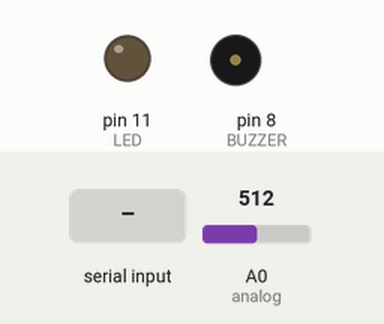
A sketch run on a simulated Arduino Uno, built with avr-gcc and run on an emulated ATmega328P. On the bench: output pins drawn as LEDs (lit = HIGH), buzzer (waves = sounding, pin HIGH). Inputs (shaded band) come from the test bench; at power-on: A0 (analog) = 512. What the sketch prints to the serial monitor is not drawn.

Above: at 1.2 s.
1.3 s: "1" received over Serial
At 2.1 s:
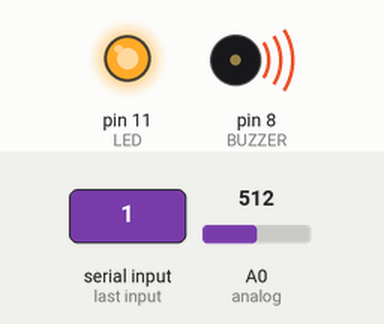
At 2.8 s:
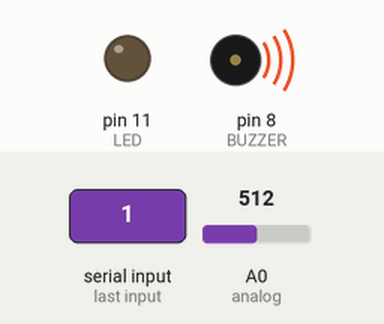
4.3 s: byte 0 (0) received over Serial
At 5.7 s:
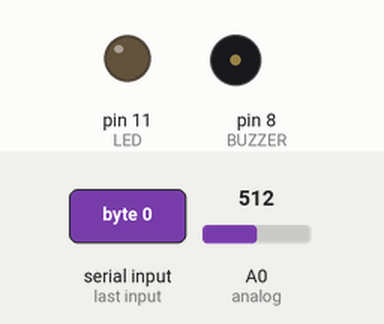
Timing chart, 0 to 7.3 s (numbered marks = the images above; inputs shaded):
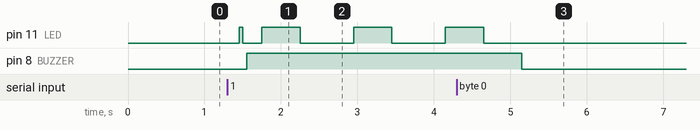

Measured:
- after the input at 1.3 s, pin 11 (LED): goes HIGH 0.05 s, LOW 0.25 s, HIGH 0.50 s, LOW 0.70 s, HIGH 0.50 s, LOW 0.70 s, then HIGH, starting after 0.15 s; pin 8 (BUZZER): LOW → HIGH after 0.25 s
- after the input at 4.3 s, pin 11 (LED): goes on until 4.7 s, then stays LOW; pin 8 (BUZZER): HIGH → LOW after 0.85 s

The sketch:

arduinoCode.ino
```cpp
/************************* define ******************************/
int LED = 11;       //set the led pin
int BUZZER = 8;     //set the buzzer pin

int analog = A0;    //set the analog pin for the temperature sensor
int vout = 0;       //variable to get the temperature from the sensor
int data;           //buffer to get the data from the software

int flag = 0;

/************************* setup ********************************
* This method always run immediately, whether or not the -------*
* fire exists. to receive a data from the hardware -------------*
* @param                                                        *
* @return                                                       *
****************************************************************/
void setup() {
  Serial.begin(9600);     //set the bautrate of the serial communication
  pinMode(LED,OUTPUT);    //set the led pin as a digital output pin
  pinMode(BUZZER,OUTPUT); //set the buzzer pin as a digital output pin
  Serial.setTimeout(50);  //set the timeout of the communication
  delay(50);
}

/************************* loop *********************************
* This method always run immediately, whether or not the -------*
* fire exists. to take an action based on if there are ---------*
* a fire or not ------------------------------------------------*
* @param                                                        *
* @return                                                       *
****************************************************************/
void loop() {

  vout=analogRead(analog);  //get the analog read of the temperature sensor
  vout=(vout*500)/1023;     //set the value to the required
  Serial.println(vout);     //sent the value to the serial port of the arduino

  if(flag == 1){ //if there is a fire, the led will blink.
      digitalWrite(LED,HIGH);
      delay(500);
      digitalWrite(LED,LOW);
      delay(500);
  }
  if(flag == 0){
    digitalWrite(LED,LOW);
    digitalWrite(BUZZER,LOW);
  }

  if(Serial.available()>0){         //polling to get a message in the serial buffer from the software.
      data = Serial.read();

      if(data == '0' || data == 0){ //signal from the software to start the connection.
          flag = 0;
          digitalWrite(LED,LOW);
          digitalWrite(BUZZER,LOW);
      }
      if(data == '1' || data == 1){ //signal from the software when there is a fire.
        flag = 1;
        digitalWrite(LED,HIGH);
        delay(50);
        digitalWrite(LED,LOW);
        delay(50);
        digitalWrite(BUZZER,HIGH);
      }

      if(data == '2'||data == 2 ){ //signal from the software to stop the alert.
        flag = 0;
        digitalWrite(LED,LOW);
        digitalWrite(BUZZER,LOW);
      }
  }
  delay(200);
}
```
